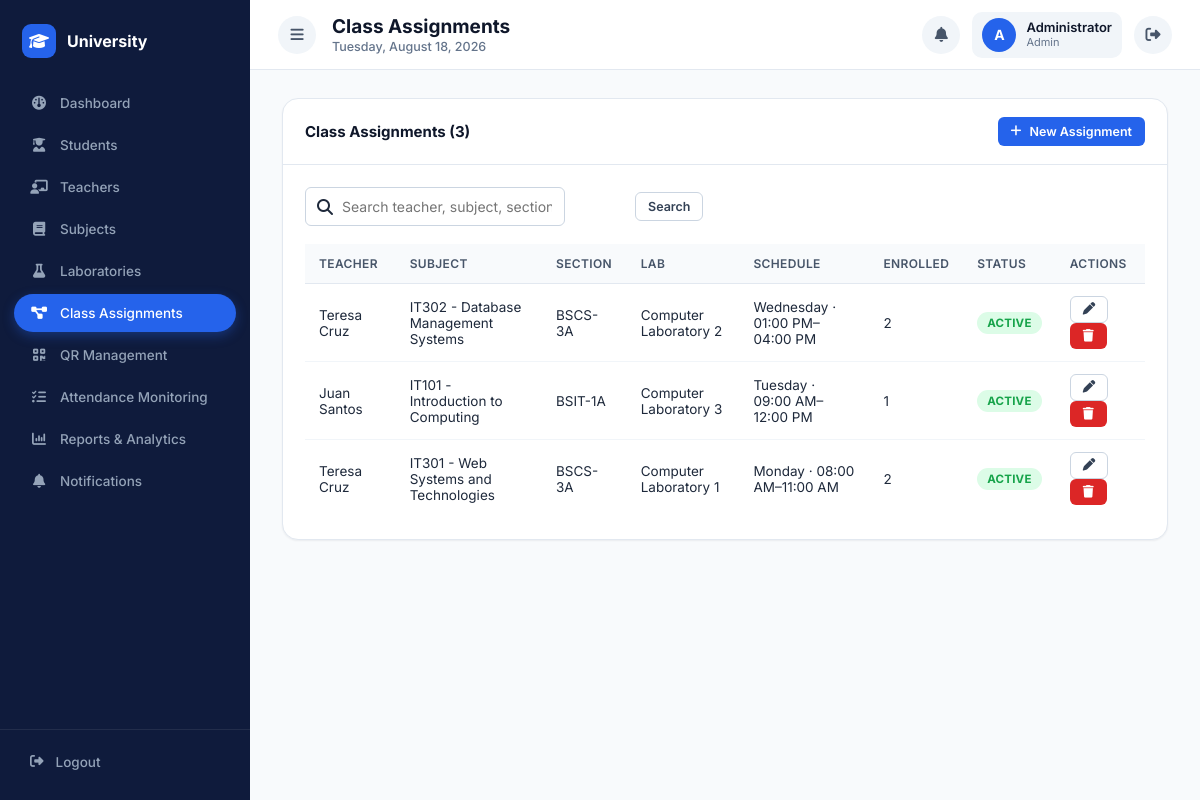
The app's page /admin/assignments.php (signed in) with its own data.
### tables this page shows
CREATE TABLE teacher_subjects (
    teacher_subject_id INT AUTO_INCREMENT PRIMARY KEY,
    teacher_id INT NOT NULL,
    subject_id INT NOT NULL,
    lab_id INT NOT NULL,
    section VARCHAR(50) NOT NULL,
    schedule_day VARCHAR(30) NOT NULL,        
    start_time TIME NOT NULL,
    end_time TIME NOT NULL,
    school_year VARCHAR(20) DEFAULT '2025-2026',
    semester ENUM('1st','2nd','Summer') DEFAULT '1st',
    status ENUM('active','inactive') DEFAULT 'active',
    created_at TIMESTAMP DEFAULT CURRENT_TIMESTAMP,
    FOREIGN KEY (teacher_id) REFERENCES teachers(teacher_id) ON DELETE CASCADE,
    FOREIGN KEY (subject_id) REFERENCES subjects(subject_id) ON DELETE CASCADE,
    FOREIGN KEY (lab_id) REFERENCES laboratories(lab_id) ON DELETE CASCADE,
    INDEX idx_teacher (teacher_id),
    INDEX idx_subject (subject_id)
);

CREATE TABLE teachers (
    teacher_id INT AUTO_INCREMENT PRIMARY KEY,
    user_id INT NOT NULL,
    employee_number VARCHAR(30) NOT NULL UNIQUE,
    full_name VARCHAR(150) NOT NULL,
    department VARCHAR(100),
    contact_number VARCHAR(20),
    photo VARCHAR(255) DEFAULT NULL,
    created_at TIMESTAMP DEFAULT CURRENT_TIMESTAMP,
    FOREIGN KEY (user_id) REFERENCES users(user_id) ON DELETE CASCADE
);

CREATE TABLE subjects (
    subject_id INT AUTO_INCREMENT PRIMARY KEY,
    subject_code VARCHAR(20) NOT NULL UNIQUE,
    subject_name VARCHAR(150) NOT NULL,
    units DECIMAL(3,1) DEFAULT 3.0,
    status ENUM('active','inactive') DEFAULT 'active'
);

CREATE TABLE laboratories (
    lab_id INT AUTO_INCREMENT PRIMARY KEY,
    lab_name VARCHAR(100) NOT NULL,
    lab_code VARCHAR(20) NOT NULL UNIQUE,
    location VARCHAR(150),
    capacity INT DEFAULT 40,
    status ENUM('active','inactive') DEFAULT 'active'
);

### includes/auth.php (called while the page is built, shortened)
<?php
require_once __DIR__ . '/functions.php';
function is_logged_in() {
    return !empty($_SESSION['user_id']);
}

### includes/functions.php (called while the page is built, shortened)
<?php
function e($value) {
    return htmlspecialchars($value ?? '', ENT_QUOTES, 'UTF-8');
}
function clean($value) {
    return trim(strip_tags($value ?? ''));
}
function format_time($time) {
    return date('h:i A', strtotime($time));
}
function paginate($totalRows, $perPage = 10) {
    $page = isset($_GET['page']) ? max(1, (int) $_GET['page']) : 1;
    $totalPages = max(1, (int) ceil($totalRows / $perPage));
    $page = min($page, $totalPages);
    $offset = ($page - 1) * $perPage;
    return ['offset' => $offset, 'limit' => $perPage, 'page' => $page, 'totalPages' => $totalPages];
}

### admin/assignments.php (the view, shortened to what this page needs)
<?php
require_once __DIR__ . '/../includes/auth.php';
$pageTitle = 'Class Assignments';
$search = clean($_GET['search'] ?? '');
$where = ''; $params = [];
$countStmt = $pdo->prepare("
    SELECT COUNT(*) FROM teacher_subjects ts
    JOIN teachers t ON t.teacher_id = ts.teacher_id
    JOIN subjects sub ON sub.subject_id = ts.subject_id
    $where
");
$countStmt->execute($params);
$totalRows = (int) $countStmt->fetchColumn();
$p = paginate($totalRows, 10);
$stmt = $pdo->prepare("
    SELECT ts.*, t.full_name AS teacher_name, sub.subject_name, sub.subject_code, lab.lab_name,
        (SELECT COUNT(*) FROM enrollments e WHERE e.teacher_subject_id = ts.teacher_subject_id AND e.status='enrolled') AS enrolled_count
    FROM teacher_subjects ts
    JOIN teachers t ON t.teacher_id = ts.teacher_id
    JOIN subjects sub ON sub.subject_id = ts.subject_id
    JOIN laboratories lab ON lab.lab_id = ts.lab_id
    $where
    ORDER BY ts.created_at DESC
    LIMIT {$p['limit']} OFFSET {$p['offset']}
");
$stmt->execute($params);
$assignments = $stmt->fetchAll();
require_once __DIR__ . '/../includes/header.php';
?>
<div class="card">
    <div class="card-header">
        <h3>Class Assignments (<?php echo $totalRows; ?>)</h3>
        <button class="btn btn-primary btn-sm" onclick="openAddModal()"><i class="fa-solid fa-plus"></i> New Assignment</button>
    </div>
    <div class="card-body">
        <form method="GET" class="toolbar">
            <div class="search-box"><i class="fa-solid fa-magnifying-glass"></i>
                <input type="text" class="form-control" name="search" placeholder="Search teacher, subject, section..." value="<?php echo e($search); ?>"></div>
            <button class="btn btn-outline btn-sm" type="submit">Search</button>
        </form>
        <div class="table-wrapper">
            <table class="data-table">
                <thead><tr><th>Teacher</th><th>Subject</th><th>Section</th><th>Lab</th><th>Schedule</th><th>Enrolled</th><th>Status</th><th>Actions</th></tr></thead>
                <tbody>
                <?php if (empty($assignments)): ?>
                    <tr><td colspan="8" class="text-center text-muted">No class assignments yet.</td></tr>
                <?php else: foreach ($assignments as $a): ?>
                    <tr>
                        <td><?php echo e($a['teacher_name']); ?></td>
                        <td><?php echo e($a['subject_code'] . ' - ' . $a['subject_name']); ?></td>
                        <td><?php echo e($a['section']); ?></td>
                        <td><?php echo e($a['lab_name']); ?></td>
                        <td><?php echo e($a['schedule_day']); ?> · <?php echo format_time($a['start_time']); ?>–<?php echo format_time($a['end_time']); ?></td>
                        <td><?php echo (int) $a['enrolled_count']; ?></td>
                        <td><span class="badge badge-<?php echo $a['status'] === 'active' ? 'active' : 'inactive'; ?>"><?php echo ucfirst($a['status']); ?></span></td>
                        <td>
                            <button class="btn btn-outline btn-sm" onclick='openEditModal(<?php echo json_encode($a); ?>)'><i class="fa-solid fa-pen"></i></button>
                            <button class="btn btn-danger btn-sm" onclick="deleteAssignment(<?php echo $a['teacher_subject_id']; ?>)"><i class="fa-solid fa-trash"></i></button>
                        </td>
                    </tr>
                <?php endforeach; endif; ?>
                </tbody>
            </table>
        </div>
    </div>
</div>
<?php require_once __DIR__ . '/../includes/footer.php'; ?>

### includes/header.php (shortened to what this page needs)
<?php
$notifPage = [
    'admin' => 'admin/notifications.php',
    'teacher' => 'teacher/notifications.php',
    'student' => 'student/notifications.php',
][$_SESSION['role'] ?? ''] ?? 'index.php';
?>
<!DOCTYPE html>
<html lang="en">
<head>
<link rel="stylesheet" href="https://cdnjs.cloudflare.com/ajax/libs/font-awesome/6.5.1/css/all.min.css">
<link rel="stylesheet" href="<?php echo BASE_URL; ?>assets/css/style.css">
</head>
<body class="<?php echo ($_SESSION['role'] ?? '') === 'student' ? 'has-bottom-nav' : ''; ?>">
<div class="app-shell">
    <?php if (is_logged_in()): ?>
    <?php include __DIR__ . '/sidebar.php'; ?>
    <?php endif; ?>
    <div class="main-content">
        <?php if (is_logged_in()): ?>
        <header class="topbar">
            <button id="sidebarToggle" class="icon-btn" title="Toggle menu"><i class="fa-solid fa-bars"></i></button>
            <div class="topbar-title-block">
                <h1 class="page-title"><?php echo e($pageTitle ?? ''); ?></h1>
                <span class="page-subtitle"><?php echo date('l, F j, Y'); ?></span>
            </div>
            <div class="topbar-right">
                <div class="notif-wrapper">
                    <a href="<?php echo BASE_URL . $notifPage; ?>" class="icon-btn notif-link" id="notifBellBtn">
                        <i class="fa-solid fa-bell"></i>
                    </a>
                </div>
                <div class="user-chip">
                    <div class="avatar"><?php echo strtoupper(substr($_SESSION['full_name'] ?? 'U', 0, 1)); ?></div>
                    <div class="user-meta">
                        <span class="user-name"><?php echo e($_SESSION['full_name'] ?? ''); ?></span>
                        <span class="user-role"><?php echo e(ucfirst($_SESSION['role'] ?? '')); ?></span>
                    </div>
                </div>
                <a href="<?php echo BASE_URL; ?>logout.php" class="icon-btn" title="Logout" onclick="return confirm('Log out of your account?');"><i class="fa-solid fa-right-from-bracket"></i></a>
            </div>
        </header>
        <?php endif; ?>
        <main class="page-content">

### includes/sidebar.php (shortened to what this page needs)
<?php
$current = basename($_SERVER['PHP_SELF']);
$role = $_SESSION['role'] ?? '';
function nav_active($file, $current) {
    return $file === $current ? 'active' : '';
}
?>
<aside class="sidebar" id="sidebar">
    <div class="sidebar-brand">
        <div class="brand-badge"><i class="fa-solid fa-graduation-cap"></i></div>
        <span>University</span>
    </div>
    <nav class="sidebar-nav">
        <?php if ($role === 'admin'): ?>
            <a href="<?php echo BASE_URL; ?>admin/dashboard.php" class="<?php echo nav_active('dashboard.php', $current); ?>"><i class="fa-solid fa-gauge"></i><span>Dashboard</span></a>
            <a href="<?php echo BASE_URL; ?>admin/students.php" class="<?php echo nav_active('students.php', $current); ?>"><i class="fa-solid fa-user-graduate"></i><span>Students</span></a>
            <a href="<?php echo BASE_URL; ?>admin/teachers.php" class="<?php echo nav_active('teachers.php', $current); ?>"><i class="fa-solid fa-chalkboard-user"></i><span>Teachers</span></a>
            <a href="<?php echo BASE_URL; ?>admin/subjects.php" class="<?php echo nav_active('subjects.php', $current); ?>"><i class="fa-solid fa-book"></i><span>Subjects</span></a>
            <a href="<?php echo BASE_URL; ?>admin/laboratories.php" class="<?php echo nav_active('laboratories.php', $current); ?>"><i class="fa-solid fa-flask"></i><span>Laboratories</span></a>
            <a href="<?php echo BASE_URL; ?>admin/assignments.php" class="<?php echo nav_active('assignments.php', $current); ?>"><i class="fa-solid fa-diagram-project"></i><span>Class Assignments</span></a>
            <a href="<?php echo BASE_URL; ?>admin/qr_management.php" class="<?php echo nav_active('qr_management.php', $current); ?>"><i class="fa-solid fa-qrcode"></i><span>QR Management</span></a>
            <a href="<?php echo BASE_URL; ?>admin/attendance_monitoring.php" class="<?php echo nav_active('attendance_monitoring.php', $current); ?>"><i class="fa-solid fa-list-check"></i><span>Attendance Monitoring</span></a>
            <a href="<?php echo BASE_URL; ?>admin/reports.php" class="<?php echo nav_active('reports.php', $current); ?>"><i class="fa-solid fa-chart-column"></i><span>Reports &amp; Analytics</span></a>
            <a href="<?php echo BASE_URL; ?>admin/notifications.php" class="<?php echo nav_active('notifications.php', $current); ?>"><i class="fa-solid fa-bell"></i><span>Notifications</span></a>
        <?php endif; ?>
    </nav>
    <div class="sidebar-footer">
        <a href="<?php echo BASE_URL; ?>logout.php" onclick="return confirm('Log out of your account?');">
            <i class="fa-solid fa-right-from-bracket"></i><span>Logout</span>
        </a>
    </div>
</aside>

### includes/footer.php (shortened to what this page needs)
        </main>
    </div>
</div>
</body>
</html>

### records on screen
teacher_subjects: teacher.full_name "Teresa Cruz", subject.subject_name "IT302 - Database Management Systems", section "BSCS-3A", lab.lab_name "Computer Laboratory 2", schedule_day "Wednesday", start_time "01:00 PM", end_time "04:00 PM", enrolled_count "2", status "ACTIVE"
teacher_subjects: teacher.full_name "Juan Santos", subject.subject_name "IT101 - Introduction to Computing", section "BSIT-1A", lab.lab_name "Computer Laboratory 3", schedule_day "Tuesday", start_time "09:00 AM", end_time "12:00 PM", enrolled_count "1", status "ACTIVE"
teacher_subjects: teacher.full_name "Teresa Cruz", subject.subject_name "IT301 - Web Systems and Technologies", section "BSCS-3A", lab.lab_name "Computer Laboratory 1", schedule_day "Monday", start_time "08:00 AM", end_time "11:00 AM", enrolled_count "2", status "ACTIVE"

### other values on screen
$pageTitle "Class Assignments"
substr($_SESSION['full_name'] ?? 'U', 0, 1) "A"
$_SESSION['full_name'] "Administrator"
$_SESSION['role'] "Admin"
$totalRows "3"
